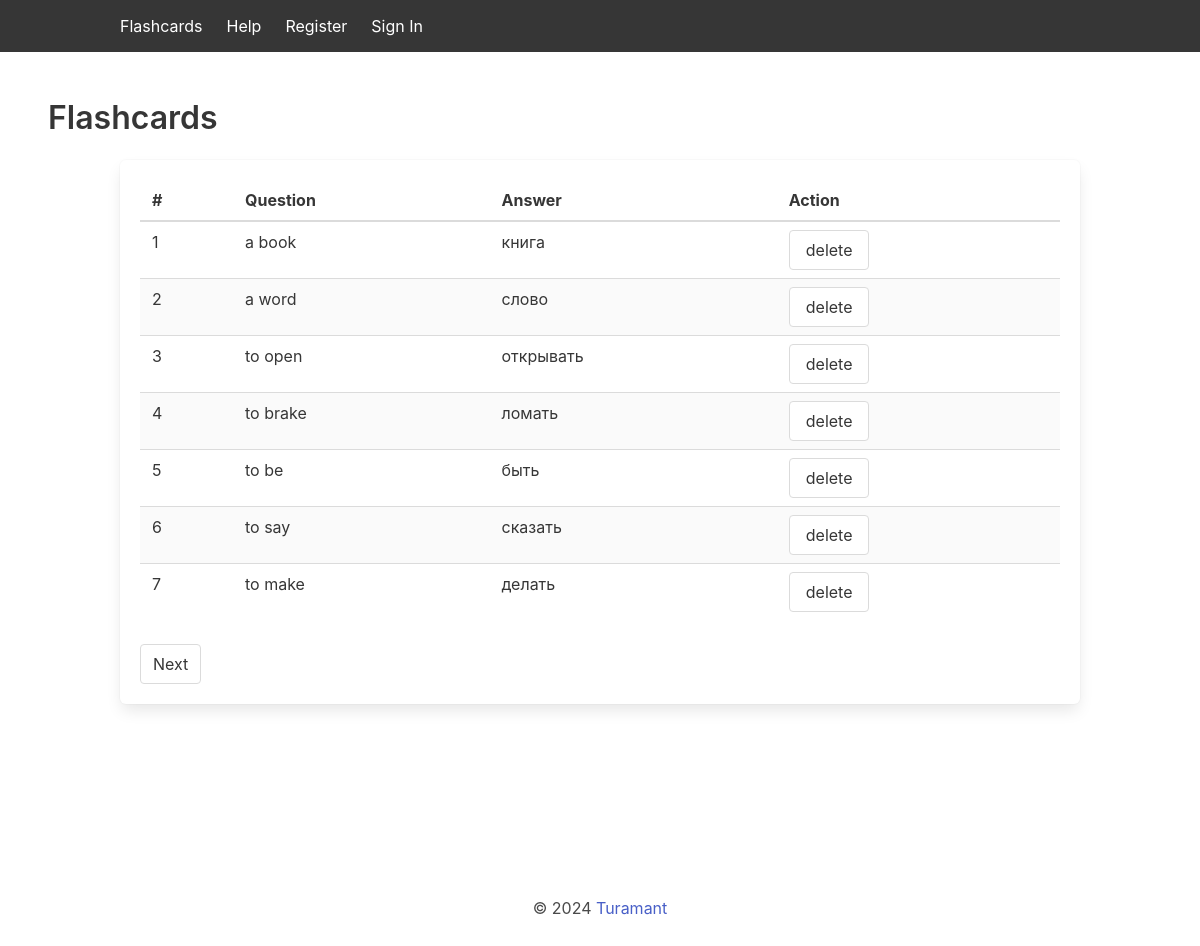
The page / on the database its author committed.
### app/models.py (models this page shows)
class Flashcard(db.Model):
    id = db.Column(db.Integer, primary_key=True)
    question = db.Column(db.String(128), nullable=False)
    answer = db.Column(db.String(128), nullable=False)

### app/main/routes.py (the view)
@bp.route('/')
def index():
    page = request.args.get('page', 1, type=int)
    per_page = 7
    pagination = Flashcard.query.paginate(page=page, per_page=per_page)
    flashcards = pagination.items
    if current_user.is_authenticated:
        return render_template('main/index.html',
                               username=current_user.username,
                               flashcards=flashcards,
                               pagination=pagination)
    else:
        return render_template('main/index.html',
                               username=None,
                               flashcards=flashcards,
                               pagination=pagination)

### app/templates/main/index.html (shortened to what this page needs)
{% extends 'base.html' %}
{% block content %}
<section class="section custom-container">
    <h2 class="title">Flashcards</h2>
    <div class="container">
        <div class="box">
            <table class="table is-striped is-hoverable is-fullwidth">
                <thead>
                    <tr>
                        <th>#</th>
                        <th>Question</th>
                        <th>Answer</th>
                        <th>Action</th>
                    </tr>
                </thead>
                <tbody>
                    {% for card in flashcards %}
                    <tr id="word_{{ card.id }}">
                        <td>{{ loop.index + (pagination.page - 1) * pagination.per_page }}</td>
                        <td>{{ card.question }}</td>
                        <td>{{ card.answer }}</td>
                        <td>
                            <button onclick="deleteWord({{ card.id }})" class="button delete-word-btn">delete</button>
                        </td>
                    </tr>
                    {% endfor %}
                </tbody>
            </table>
            <nav class="pagination is-centered" role="navigation" aria-label="pagination">
                <div class="pagination-previous-next">
                    {% if pagination.has_next %}
                    <a href="{{ url_for('main.index', page=pagination.next_num) }}" class="pagination-next">Next</a>
                    {% endif %}
                </div>
            </nav>
        </div>
    </div>
</section>
{% endblock %}

### app/static/css/styles.css (style rules this page uses)
.delete-word-btn { position: relative; transition: all 0.3s ease; }

### rows shown on the page
Flashcard: question "a book", answer "книга"
Flashcard: question "a word", answer "слово"
Flashcard: question "to open", answer "открывать"
Flashcard: question "to brake", answer "ломать"
Flashcard: question "to be", answer "быть"
Flashcard: question "to say", answer "сказать"
Flashcard: question "to make", answer "делать"
